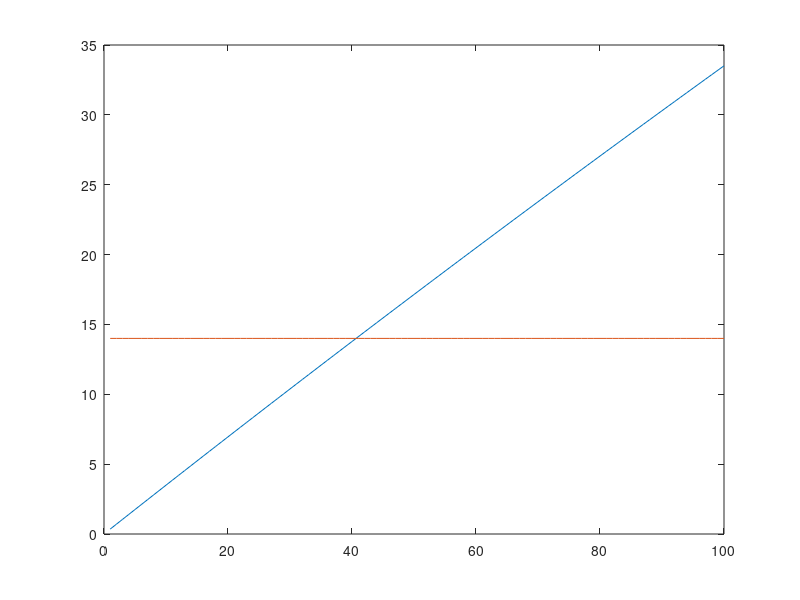

This chart was generated by the following MATLAB code:
%% WK7 PROBLEM 4 DESIGNING WITH Fins
clear all
Q_dot = 14;
T_max = 62+273.15;
Ta = 25+273.15;
h = 24; 
W = 0.025;
L = 0.025;
K = 167;
n = linspace(1,100, 100);
q_dot = zeros(100,1);
for i = 1:100
    q_dot(i) = W*n(i)*sqrt(h*K*0.025/n(i))*(T_max-Ta)*tanh(sqrt(4*h*n(i)/(0.25*K))*L);
end
figure()
plot(n, q_dot)
hold on
plot(n, 14*ones(100, 1))

del = 0.025/82

